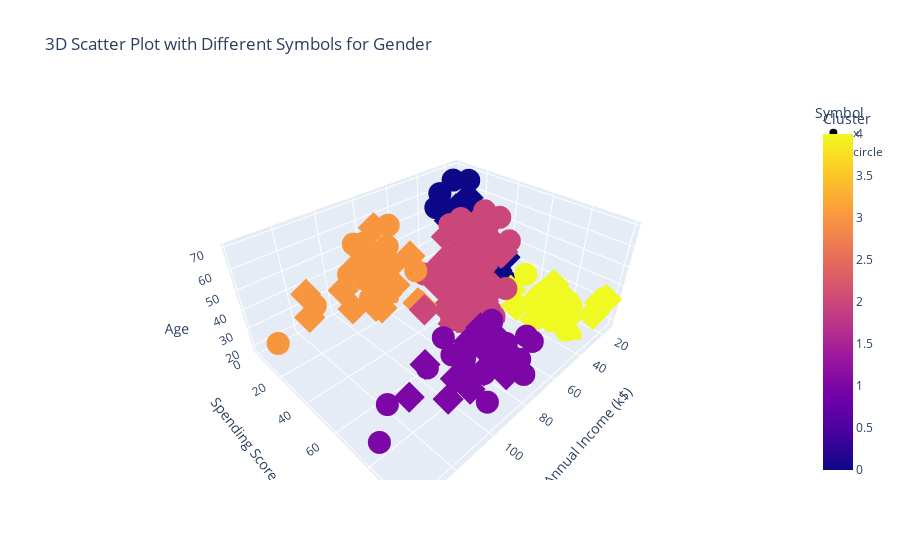

This figure's notebook cell:
### Code cell
import plotly.express as px


# 定义颜色和符号
symbols = {0: 'circle', 1: 'x'}  # 0代表女性用圆形, 1代表男性用方形

# 添加Symbol列用于绘图
df_clustered1['Symbol'] = df_clustered1['Gender'].map(symbols)
print(df_clustered1['Symbol'])
# 创建3D散点图
fig = px.scatter_3d(df_clustered1, 
                    x='Annual Income (k$)', 
                    y='Spending Score (1-100)', 
                    z='Age',
                    color='Cluster',
                    symbol='Symbol',
                    title='3D Scatter Plot with Different Symbols for Gender')

# 显示图形
fig.show()

### Figure 1 — Plotly figure (JSON) as saved in the notebook; plotly's stock layout.template omitted (floating-point values rounded to 4 significant figures)
{"data": [{"hovertemplate": "Symbol=x<br>Annual Income (k$)=%{x}<br>Spending Score (1-100)=%{y}<br>Age=%{z}<br>Cluster=%{marker.color}<extra></extra>", "legendgroup": "x", "marker": {"color": [0, 4, 0, 0, 0, 4, 4, 0, 0, 4, 4, 4, 4, 0, 0, 4, 4, 0, 2, 2, 2, 2, 2, 2, 2, 2, 2, 2, 2, 2, 2, 2, 2, 2, 2, 2, 2, 2, 2, 2, 2, 2, 2, 2, 2, 2, 2, 2, 2, 2, 1, 2, 1, 3, 1, 3, 1, 3, 1, 3, 1, 3, 1, 3, 1, 3, 1, 3, 3, 3, 3, 3, 1, 3, 1, 3, 1, 3, 1, 3, 1, 3, 1, 1, 3, 1, 3, 1], "coloraxis": "coloraxis", "symbol": "circle"}, "mode": "markers", "name": "x", "scene": "scene", "showlegend": true, "type": "scatter3d", "x": [15, 15, 19, 19, 20, 20, 21, 23, 24, 24, 25, 28, 28, 30, 33, 33, 38, 39, 42, 43, 43, 44, 46, 46, 46, 48, 48, 48, 49, 54, 54, 54, 54, 54, 54, 54, 59, 60, 60, 61, 61, 62, 62, 62, 63, 63, 63, 63, 64, 67, 69, 71, 71, 71, 71, 71, 71, 73, 73, 74, 75, 77, 77, 77, 78, 78, 78, 78, 78, 81, 85, 86, 87, 87, 87, 87, 87, 88, 88, 93, 93, 98, 99, 101, 113, 126, 137, 137], "y": [39, 81, 3, 14, 13, 79, 66, 29, 35, 73, 73, 82, 61, 4, 4, 92, 92, 36, 60, 60, 41, 46, 46, 56, 55, 51, 59, 59, 55, 47, 54, 48, 51, 55, 41, 46, 41, 49, 52, 42, 49, 59, 55, 56, 46, 43, 48, 52, 46, 56, 91, 35, 95, 11, 75, 9, 75, 5, 73, 10, 93, 12, 97, 36, 90, 17, 88, 1, 1, 5, 26, 20, 63, 13, 75, 10, 92, 15, 69, 14, 90, 15, 97, 68, 8, 74, 18, 83], "z": [19, 21, 64, 67, 37, 22, 20, 52, 35, 25, 31, 29, 35, 60, 53, 18, 24, 48, 33, 59, 47, 69, 53, 70, 19, 63, 18, 19, 70, 59, 26, 40, 57, 38, 67, 48, 18, 48, 24, 48, 20, 67, 26, 49, 54, 68, 66, 65, 19, 27, 39, 43, 40, 59, 38, 47, 39, 20, 32, 19, 32, 25, 28, 48, 34, 43, 39, 37, 34, 19, 50, 42, 32, 40, 28, 36, 36, 58, 27, 59, 35, 46, 30, 28, 33, 32, 32, 30]}, {"hovertemplate": "Symbol=circle<br>Annual Income (k$)=%{x}<br>Spending Score (1-100)=%{y}<br>Age=%{z}<br>Cluster=%{marker.color}<extra></extra>", "legendgroup": "circle", "marker": {"color": [0, 4, 0, 4, 0, 4, 4, 4, 0, 4, 0, 4, 0, 0, 0, 0, 4, 4, 0, 4, 0, 4, 0, 4, 0, 4, 0, 4, 2, 2, 2, 2, 2, 2, 2, 2, 2, 2, 2, 2, 2, 2, 2, 2, 2, 2, 2, 2, 2, 2, 2, 2, 2, 2, 2, 2, 2, 2, 2, 2, 2, 2, 2, 2, 2, 2, 2, 2, 2, 2, 2, 2, 2, 3, 1, 3, 1, 1, 3, 1, 3, 2, 1, 1, 3, 3, 1, 3, 1, 1, 1, 3, 1, 1, 1, 1, 3, 3, 1, 3, 1, 1, 3, 3, 3, 1, 3, 1, 1, 3, 1, 3], "coloraxis": "coloraxis", "symbol": "diamond"}, "mode": "markers", "name": "circle", "scene": "scene", "showlegend": true, "type": "scatter3d", "x": [16, 16, 17, 17, 18, 18, 19, 19, 20, 20, 21, 23, 25, 28, 28, 29, 29, 30, 33, 33, 34, 34, 37, 37, 38, 39, 39, 39, 40, 40, 40, 40, 42, 43, 43, 44, 46, 47, 47, 48, 48, 48, 49, 50, 50, 54, 54, 54, 54, 54, 57, 57, 58, 58, 59, 60, 60, 60, 60, 62, 62, 62, 63, 63, 64, 65, 65, 65, 65, 67, 67, 67, 69, 70, 70, 72, 72, 73, 73, 74, 75, 76, 76, 77, 78, 78, 78, 78, 78, 78, 78, 79, 79, 81, 85, 86, 87, 88, 88, 97, 97, 98, 99, 101, 103, 103, 103, 103, 113, 120, 120, 126], "y": [6, 77, 40, 76, 6, 94, 72, 99, 15, 77, 35, 98, 5, 14, 32, 31, 87, 73, 14, 81, 17, 73, 26, 75, 35, 61, 28, 65, 55, 47, 42, 42, 52, 54, 45, 50, 51, 52, 59, 50, 48, 47, 42, 49, 56, 53, 52, 42, 44, 57, 58, 55, 60, 46, 55, 40, 42, 47, 50, 41, 48, 42, 50, 54, 42, 48, 50, 43, 59, 43, 57, 40, 58, 29, 77, 34, 71, 88, 7, 72, 5, 40, 87, 74, 22, 20, 76, 16, 89, 78, 73, 35, 83, 93, 75, 95, 27, 13, 86, 32, 86, 88, 39, 24, 17, 85, 23, 69, 91, 16, 79, 28], "z": [20, 23, 31, 22, 35, 23, 30, 35, 58, 24, 35, 35, 46, 54, 45, 40, 23, 21, 49, 21, 42, 30, 36, 20, 65, 31, 49, 24, 50, 27, 29, 31, 49, 31, 50, 51, 27, 67, 54, 43, 68, 32, 47, 60, 60, 45, 23, 49, 46, 21, 55, 22, 34, 50, 68, 40, 32, 47, 27, 23, 49, 21, 66, 19, 38, 18, 19, 63, 49, 51, 50, 38, 40, 23, 31, 25, 31, 29, 44, 35, 57, 28, 32, 32, 34, 44, 38, 47, 27, 30, 30, 56, 29, 31, 36, 33, 36, 52, 30, 37, 32, 29, 41, 54, 41, 36, 34, 32, 38, 47, 35, 45]}], "layout": {"coloraxis": {"colorbar": {"title": {"text": "Cluster"}}, "colorscale": [[0, "#0d0887"], [0.1111, "#46039f"], [0.2222, "#7201a8"], [0.3333, "#9c179e"], [0.4444, "#bd3786"], [0.5556, "#d8576b"], [0.6667, "#ed7953"], [0.7778, "#fb9f3a"], [0.8889, "#fdca26"], [1, "#f0f921"]]}, "legend": {"title": {"text": "Symbol"}, "tracegroupgap": 0}, "scene": {"domain": {"x": [0, 1], "y": [0, 1]}, "xaxis": {"title": {"text": "Annual Income (k$)"}}, "yaxis": {"title": {"text": "Spending Score (1-100)"}}, "zaxis": {"title": {"text": "Age"}}}, "title": {"text": "3D Scatter Plot with Different Symbols for Gender"}}}
